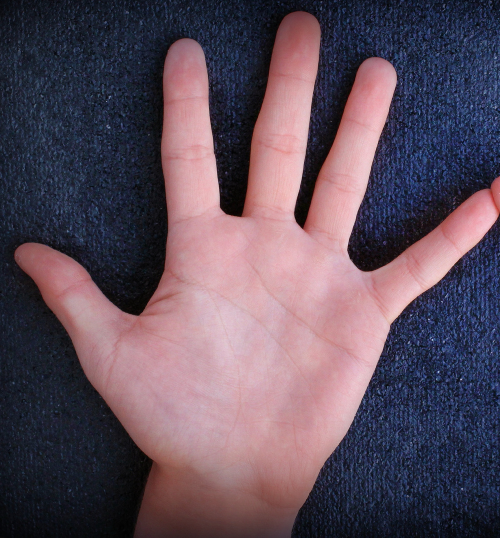
#> input picture Advanced Programs/images-dataset/hand.jpg, 1000 x 1076 px, found by its file name (shown at 1/2 size)
$ python 'histograms using mask.py'
#> lines starting #> are read from the running program, lines starting #| are printed output that depends on the picture
# -*- coding: utf-8 -*-
"""
Created on Wed Aug  8 14:48:33 2018

@author: AbdulBasit0044
"""

import cv2
import numpy as np
import matplotlib.pyplot as plt

def main():

    img=cv2.imread("images-dataset\\hand.jpg",0)
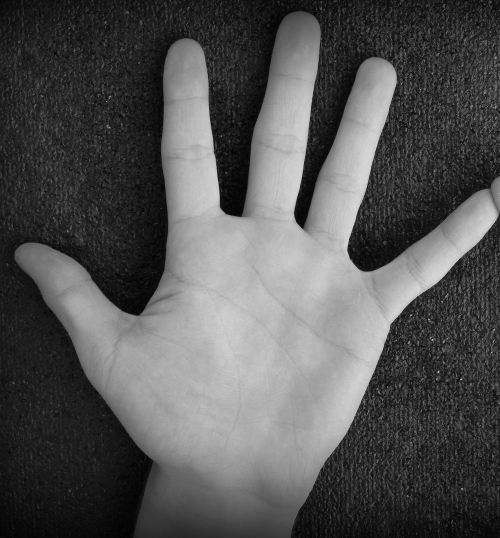
#> img: shape (1076, 1000) (shown at 1/2 size); min 0, max 229, mean 84.1
    img=cv2.resize(img,(500,500))
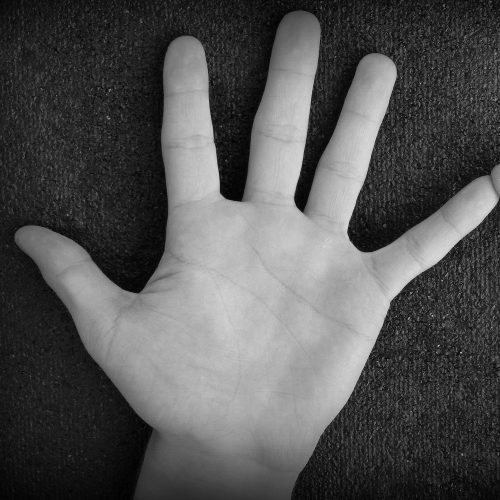
#> img: shape (500, 500); min 0, max 217, mean 83.9

    #creating mask
    mask=np.zeros(img.shape[:2],np.uint8)
    mask[100:400,100:400]=255
    masked_img=cv2.bitwise_and(img,img,mask = mask)
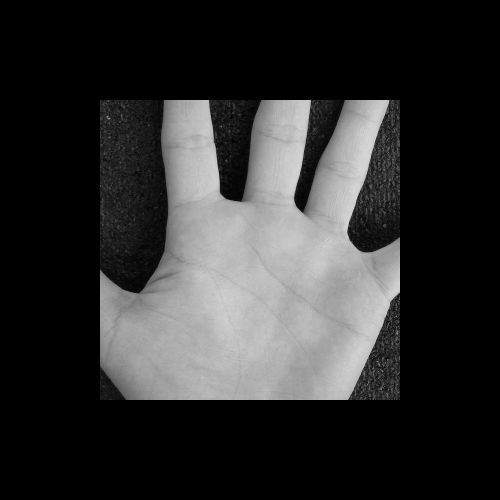
#> masked_img: shape (500, 500); min 0, max 216, mean 47.6
    #cv2.imshow("Mask",mask)
    #cv2.imshow("Original Image",img)
    cv2.waitKey()
    cv2.destroyAllWindows()

    hist_full=cv2.calcHist([img],[0],None,[256],[0,256])
#> hist_full = 256 values, max 4369 at index 27, min 0 at index 218, mean 976.6
    hist_mask=cv2.calcHist([img],[0],mask,[256],[0,256])
#> hist_mask = 256 values, max 1647 at index 187, min 0 at index 0, mean 351.6

    plt.subplot(4,1,1)
    plt.imshow(img,'gray')
    plt.subplot(4,1,2)
    plt.imshow(mask,'gray')
    plt.subplot(4,1,3)
    plt.imshow(masked_img,'gray')
    plt.subplot(4,1,4)
    plt.plot(hist_full)
    plt.plot(hist_mask)

if __name__=="__main__":
    main()
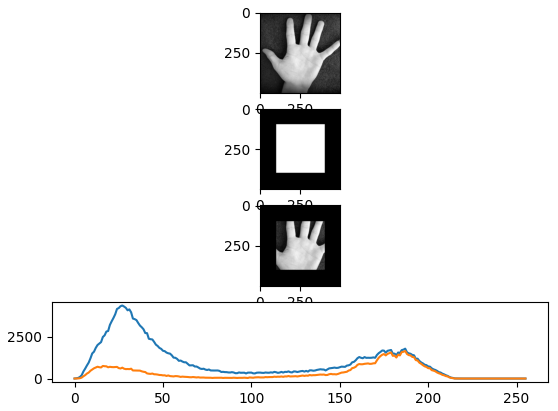
#> figure drawn by matplotlib, 4 panels; panel 4: curve peaks at x = 27, y = 4369; panel 4: curve peaks at x = 187, y = 1647
